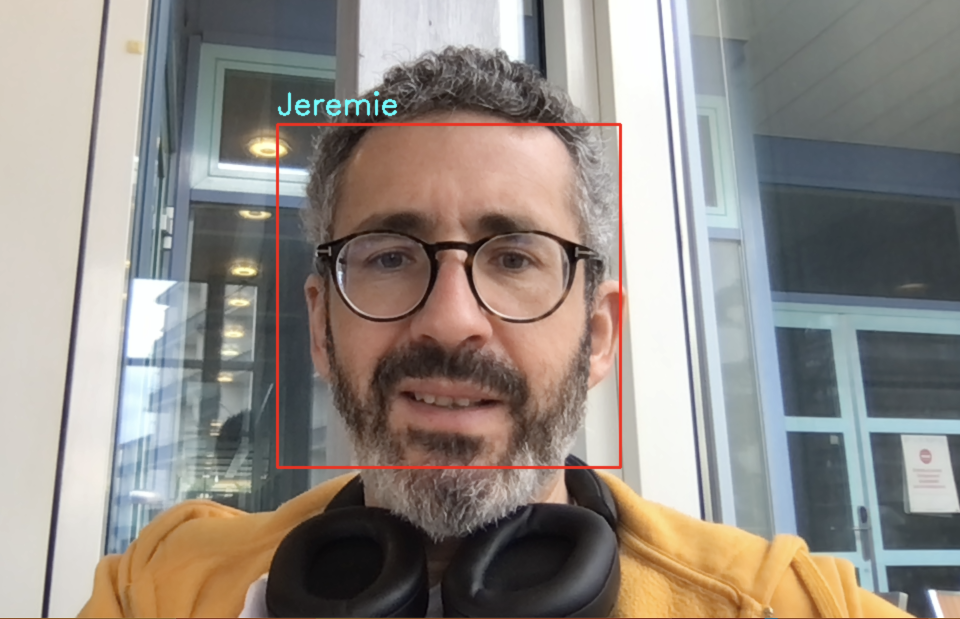
#> input picture moi.png, 1920 x 1238 px, given in place of the camera (shown at 1/2 size)
$ jupyter execute --allow-errors dataset_binaire.ipynb   (text cells are left out)
#> lines starting #> are read from the running program, lines starting #| are printed output that depends on the picture; after the words box and inside, x2 and y2 are one past the last pixel; in counts of white or black regions, pixels touching at a corner belong together
[cell 1]
import os

import cv2
import pickle

import numpy as np

import matplotlib.pyplot as plt

[cell 2]
# ================== #
# Variables globales #
# ================== #
if not os.path.exists("data_binary_classification"):
    os.mkdir("data_binary_classification")         # création d'un répertoire data

nb_images_collectees = 30    # nombre d'image que vous voulez collecter

donnees_visage = []

camera = cv2.VideoCapture(0) # 0 pour 'built-in' caméra, 1 pour caméra externe

cascade_visage = cv2.CascadeClassifier(cv2.data.haarcascades + 'haarcascade_frontalface_default.xml')

# ====================================== #
# Capture des data: images et classes    #
# ====================================== #

ret = True
i = 0

while(ret):
    ret, frame = camera.read()
#> frame is the input picture: shape (1238, 1920, 3); mean B, G, R 132.3, 138.5, 145.4

    if ret == True:
        gris = cv2.cvtColor(frame, cv2.COLOR_BGR2GRAY)
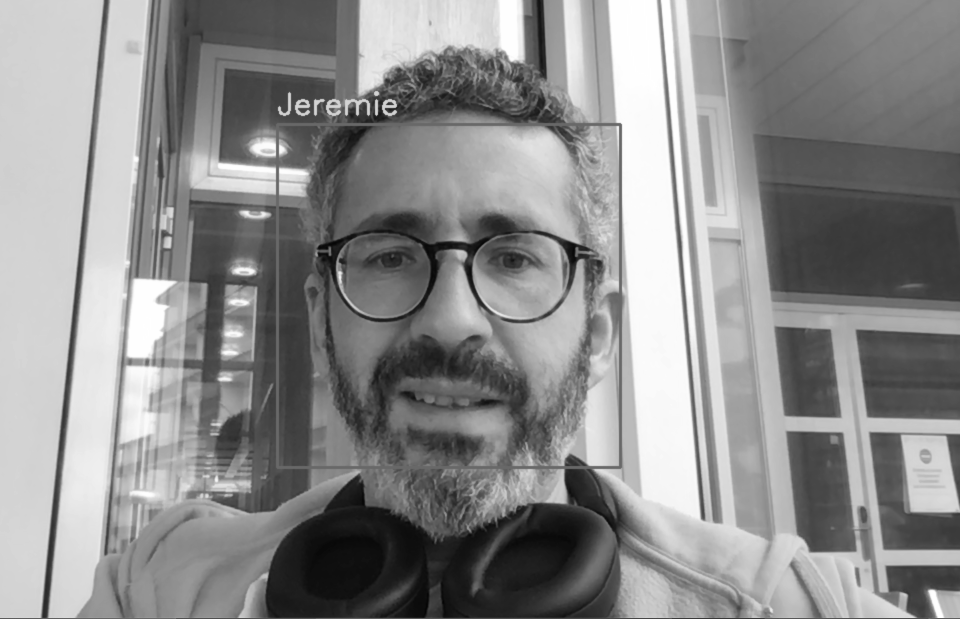
#> gris: shape (1238, 1920) (shown at 1/2 size); min 4, max 255, mean 139.9
        coordonnees_visage = cascade_visage.detectMultiScale(gris, 1.3, 4)
#> coordonnees_visage = [[551, 228, 698, 698]]

        for (a, b, w, h) in coordonnees_visage:
            features = frame[b:b+h, a:a+w, :]
            visages_redimensionnes = cv2.resize(features, (50, 50))

            if i % 10 == 0 and len(donnees_visage) < nb_images_collectees:
                donnees_visage.append(visages_redimensionnes)

            cv2.rectangle(frame, (a, b), (a+w, b+h), (255, 0, 0), 2)
#> this loop made 1 pass
#> pass 1, `features = frame[b:b+h, a:a+w, :]`:
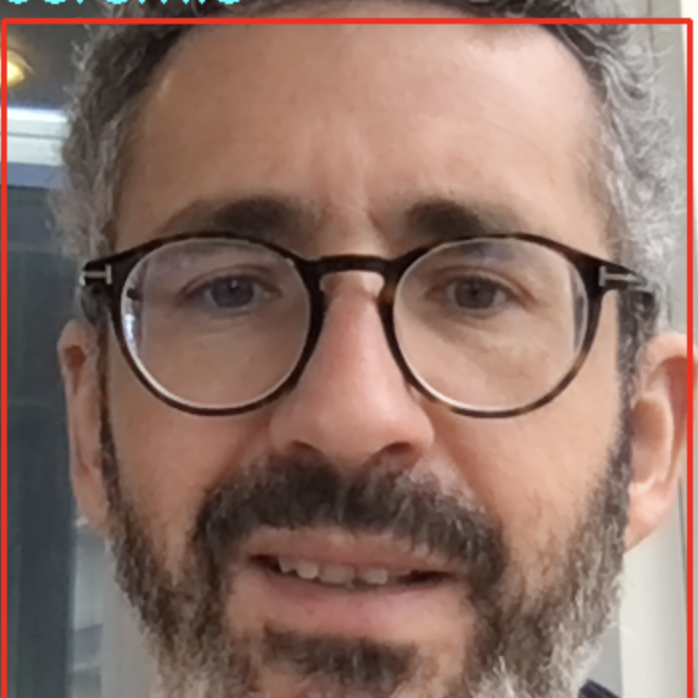
#> features: shape (698, 698, 3); mean B, G, R 101.9, 112.5, 141.8
#> pass 1, `visages_redimensionnes = cv2.resize(features, (50, 50))`:
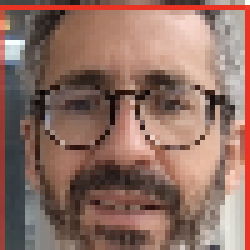
#> visages_redimensionnes: shape (50, 50, 3) (shown 5 times larger); mean B, G, R 99.1, 110, 143.4
#> after the loop:
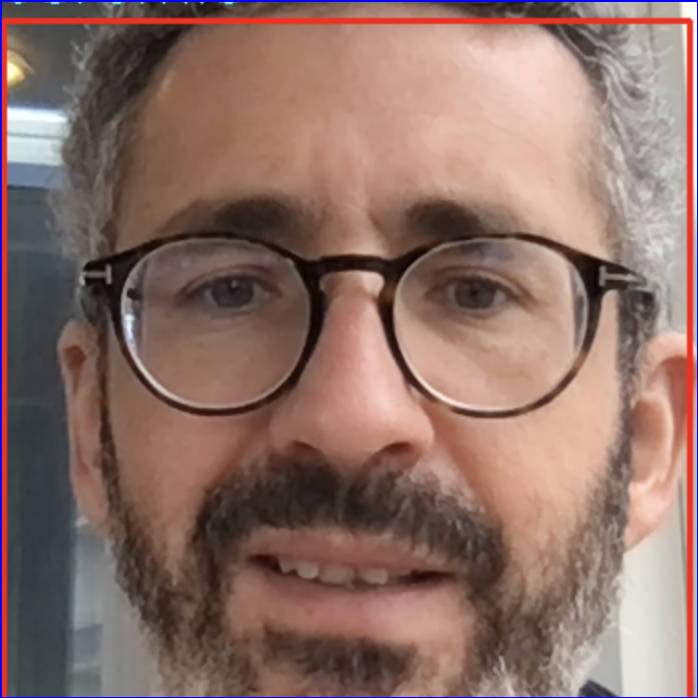
#> features: shape (698, 698, 3); 0.86% of pixels changed, all inside (x1, y1, x2, y2) = (0, 0, 698, 698)
#> after the loop:
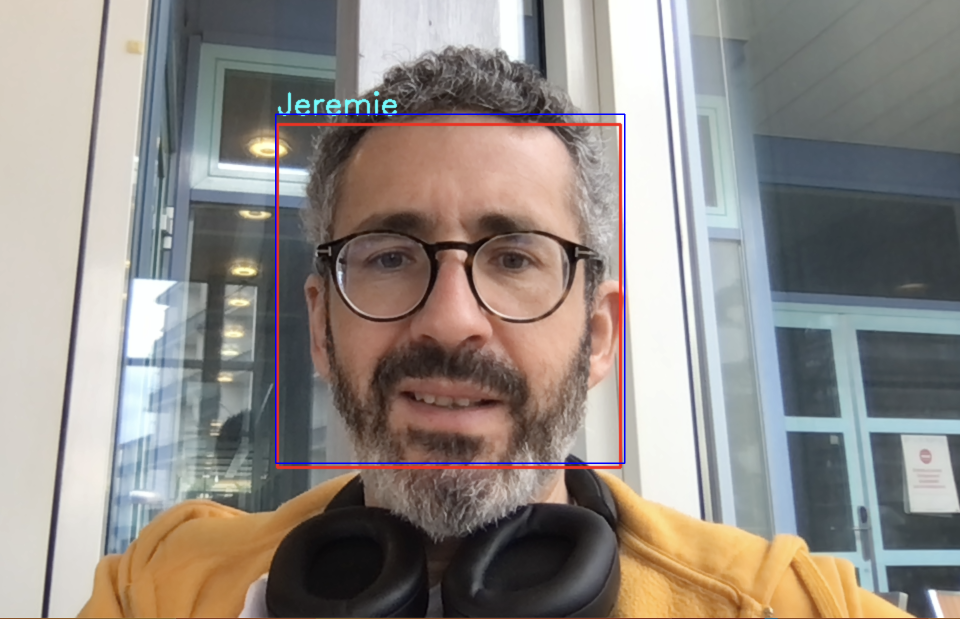
#> frame: shape (1238, 1920, 3) (shown at 1/2 size); 0.35% of pixels changed, all inside (x1, y1, x2, y2) = (550, 227, 1251, 928)
#> after the loop, donnees_visage = 1 item

        i += 1

        cv2.imshow('Visages', frame)

        if cv2.waitKey(1) == 27 or len(donnees_visage) >= nb_images_collectees:
#> (key Esc is pressed here)
            break
    else:
        print('erreur')
        break

cv2.destroyAllWindows()
camera.release()

donnees_visage = np.asarray(donnees_visage)

# ======================================= #
# Enregistrement des data: nom et images  #
# ======================================= #
if 'targets.pkl' not in os.listdir('data_binary_classification/'):
    admission_state = 1
    targets = [admission_state] * nb_images_collectees
    with open('data_binary_classification/targets.pkl', 'wb') as file:
        pickle.dump(targets, file) # Comme le fichier n'existe pas, on part du principe que les visages font partie de la classe admis
else:
    choix_admission = input("Voulez-vous ajouter ces visages en tant qu'admis? (o/n): ")
    if choix_admission == 'o':
        with open('data_binary_classification/targets.pkl', 'rb') as file:
            targets = pickle.load(file)
        admission_state = 1
        targets = targets + [admission_state] * nb_images_collectees
        with open('data_binary_classification/targets.pkl', 'wb') as file:
            pickle.dump(targets, file)
    else:
        admission_state = 0
        with open('data_binary_classification/targets.pkl', 'rb') as file:
            targets = pickle.load(file)
        targets = targets + [admission_state] * nb_images_collectees
        with open('data_binary_classification/targets.pkl', 'wb') as file:
            pickle.dump(targets, file)

if 'features.pkl' not in os.listdir('data_binary_classification/'):
    with open('data_binary_classification/features.pkl', 'wb') as w:
        pickle.dump(donnees_visage, w)
else:
    with open('data_binary_classification/features.pkl', 'rb') as w:
        features = pickle.load(w)
    features = np.append(features, donnees_visage, axis=0)
    with open('data_binary_classification/features.pkl', 'wb') as w:
        pickle.dump(features, w)


cv2.destroyAllWindows()
